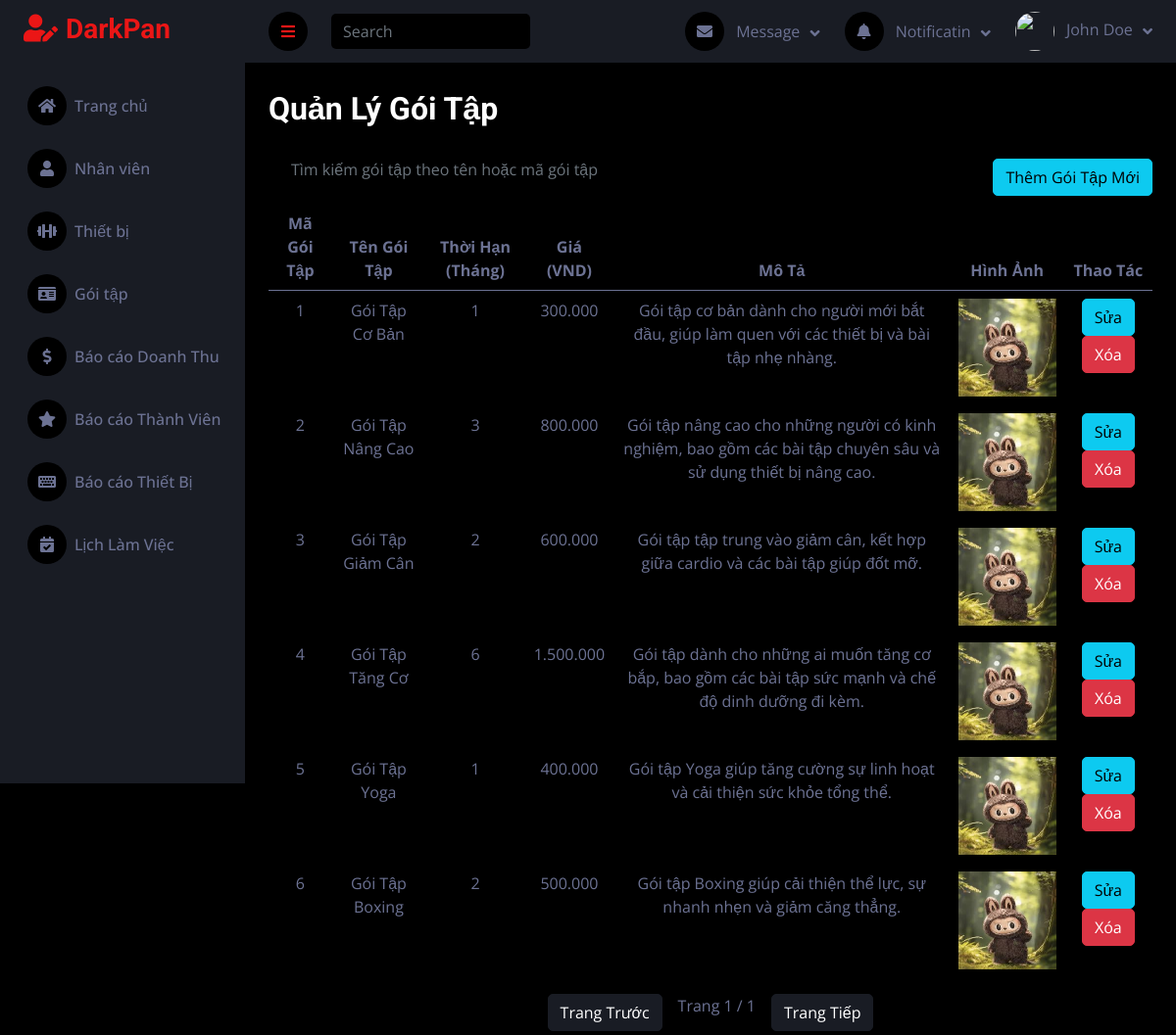
/public/Admin/goiTap, run on the app's committed database.
### tables this page shows
CREATE TABLE `goitap` (
  `maGoiTap` int(11) NOT NULL,
  `tenGoiTap` varchar(255) NOT NULL,
  `thoiHan` int(11) NOT NULL,
  `gia` decimal(10,2) NOT NULL,
  `moTa` text DEFAULT NULL,
  `anhGoiTap` varchar(255) NOT NULL
);

### controllers/HomeController_Admin.php (called while the page is built, shortened)
<?php
require_once BASE_PATH . '/models/GoiTapModel.php';
class HomeController_Admin {
public function goiTap(){
    $goiTapModel = new GoiTapModel();
    $currentGoiTap = $goiTapModel->getCurrentGoiTap();
    $limit = 8;
    $page = isset($_GET['page'])? $_GET['page'] : 1;
    $members = $goiTapModel->getGoiTapAdmin($page, $limit);
    $totalPages = ceil($currentGoiTap / $limit);
    $data = [
        'currentGoiTap' => $currentGoiTap,
        'members' => $members,
        'totalPages' => $totalPages,
        'currentPage' => $page,
    ];
    $this->render('Admin/goiTap/QuanLyGoiTap',$data);
}
    protected function render($view, $data = []) {
        extract($data);
        require_once BASE_PATH . "/views/$view.php";
    }
}
?>

### public/index.php (called while the page is built, shortened)
<?php
$router = new Router();
$router->handleRequest();
?>

### models/GoiTapModel.php (called while the page is built, shortened)
<?php
require_once "../config/database.php";
class GoiTapModel {
    private $conn;
    public function __construct() {
        $database = new Database();
        $this->conn = $database->connect();
    }
    public function getCurrentGoiTap() {
        $sql = "SELECT COUNT(*) as count FROM goitap";
        $result = $this->conn->query($sql);
        $row = $result->fetch_assoc();
        return $row['count'];
    }
    public function getGoiTapAdmin($page, $limit) {
        $offset = ($page - 1) * $limit;
        $query = "SELECT * FROM goitap LIMIT $limit OFFSET $offset";
        $result = $this->conn->query($query);
        return $result->fetch_all(MYSQLI_ASSOC);
    }
}
?>

### config/database.php (called while the page is built, shortened)
<?php
class Database {
    private $servername = "localhost:3306";
    private $username = "root";
    private $password = "";
    private $dbname = "gym";
    public function connect() {
        $this->conn = mysqli_connect($this->servername, $this->username, $this->password, $this->dbname);
        return $this->conn;
    }
}
?>

### views/Admin/goiTap/QuanLyGoiTap.php (the view, shortened to what this page needs)
<!DOCTYPE html>
<html lang="en">
<head>
    <link href="https://cdnjs.cloudflare.com/ajax/libs/font-awesome/5.10.0/css/all.min.css" rel="stylesheet">
    <link href="https://cdn.jsdelivr.net/npm/bootstrap-icons@1.4.1/font/bootstrap-icons.css" rel="stylesheet">
    <link href="asset/lib/owlcarousel/assets/owl.carousel.min.css" rel="stylesheet">
    <link href="asset/lib/tempusdominus/css/tempusdominus-bootstrap-4.min.css" rel="stylesheet" />
    <link href="asset/css/bootstrap.min.css" rel="stylesheet">
    <link href="asset/css/style.css" rel="stylesheet">
</head>
<body>
    <?php require_once('../views/Admin/layout/header.php'); ?>
    <?php require_once('../views/Admin/layout/sidebar.php'); ?>
    <div class="container-fluid pt-4 px-4 my-1">
        <h2 class="mb-4">Quản Lý Gói Tập</h2>
        <div style="display: flex; justify-content: space-between; align-items: center;">
        <div class="mb-3" style="flex-grow: 1; max-width: 600px; padding-left: 10px;">
            <input type="text" id="searchInput" class="form-control" placeholder="Tìm kiếm gói tập theo tên hoặc mã gói tập">
        </div>
        <button class="btn btn-info" data-bs-toggle="modal" data-bs-target="#addGoiTapModal">Thêm Gói Tập Mới</button>
        </div>
        <table class="table table-striped text-center">
            <thead>
                <tr>
                    <th>Mã Gói Tập</th>
                    <th>Tên Gói Tập</th>
                    <th>Thời Hạn (Tháng)</th>
                    <th>Giá (VND)</th>
                    <th>Mô Tả</th>
                    <th>Hình Ảnh</th>
                    <th>Thao Tác</th>
                </tr>
            </thead>
            <tbody id="customerTable">
                <?php foreach ($members as $member): ?>
                    <tr data-id="<?= $member['maGoiTap'] ?>">
                        <td><?= $member['maGoiTap'] ?></td>
                        <td><?= $member['tenGoiTap'] ?></td>
                        <td><?= $member['thoiHan'] ?></td>
                        <td><?= number_format($member['gia'], 0, '.', '.')?></td>
                        <td><?= $member['moTa'] ?></td>
                        <td>
                        <img src="/GYM-WEB/asset/image/<?= $member['anhGoiTap'] ?>" alt="Hình Ảnh" width="100" height="100">
                        </td>
                        <td class="text-center">
                            <button class="btn btn-info btn-editGoiTap"
        data-id="<?= $member['maGoiTap'] ?>"
        data-tenGoiTap="<?= $member['tenGoiTap'] ?>"
        data-thoiHan="<?= $member['thoiHan'] ?>"
        data-gia="<?= $member['gia'] ?>"
        data-moTa="<?= $member['moTa'] ?>">Sửa</button>
                            <button type="button" class="btn btn-danger"  onclick="deleteGoiTap(<?= $member['maGoiTap']?>)">Xóa</button>
                        </td>
                    </tr>
                <?php endforeach; ?>
            </tbody>
        </table>
        <div id="pagination" class="d-flex justify-content-center">
            <a href="/GYM-WEB/public/Admin/goiTap?page=<?= max(1, $currentPage - 1) ?>" class="btn btn-secondary">Trang Trước</a>
            <span class="mx-3">Trang <?= $currentPage ?> / <?= $totalPages ?></span>
            <a href="/GYM-WEB/public/Admin/goiTap?page=<?= min($totalPages, $currentPage + 1) ?>" class="btn btn-secondary">Trang Tiếp</a>
        </div>
    </div>
</body>
</html>

### asset/css/style.css (style rules this page uses)
:root { --primary: #EB1616; --secondary: #191C24; --light: #6C7293; --dark: #000000; }
.btn { transition: .5s; }

### data on the page
goitap: maGoiTap "1", tenGoiTap "Gói Tập Cơ Bản", thoiHan "1", gia "300.000", moTa "Gói tập cơ bản dành cho người mới bắt đầu, giúp làm quen với các thiết bị và bài tập nhẹ nhàng.", anhGoiTap (picture)
goitap: maGoiTap "2", tenGoiTap "Gói Tập Nâng Cao", thoiHan "3", gia "800.000", moTa "Gói tập nâng cao cho những người có kinh nghiệm, bao gồm các bài tập chuyên sâu và sử dụng thiết bị nâng cao.", anhGoiTap (picture)
goitap: maGoiTap "3", tenGoiTap "Gói Tập Giảm Cân", thoiHan "2", gia "600.000", moTa "Gói tập tập trung vào giảm cân, kết hợp giữa cardio và các bài tập giúp đốt mỡ.", anhGoiTap (picture)
goitap: maGoiTap "4", tenGoiTap "Gói Tập Tăng Cơ", thoiHan "6", gia "1.500.000", moTa "Gói tập dành cho những ai muốn tăng cơ bắp, bao gồm các bài tập sức mạnh và chế độ dinh dưỡng đi kèm.", anhGoiTap (picture)
goitap: maGoiTap "5", tenGoiTap "Gói Tập Yoga", thoiHan "1", gia "400.000", moTa "Gói tập Yoga giúp tăng cường sự linh hoạt và cải thiện sức khỏe tổng thể.", anhGoiTap (picture)
goitap: maGoiTap "6", tenGoiTap "Gói Tập Boxing", thoiHan "2", gia "500.000", moTa "Gói tập Boxing giúp cải thiện thể lực, sự nhanh nhẹn và giảm căng thẳng.", anhGoiTap (picture)

### other printed values
$currentPage "1"
$totalPages "1"
